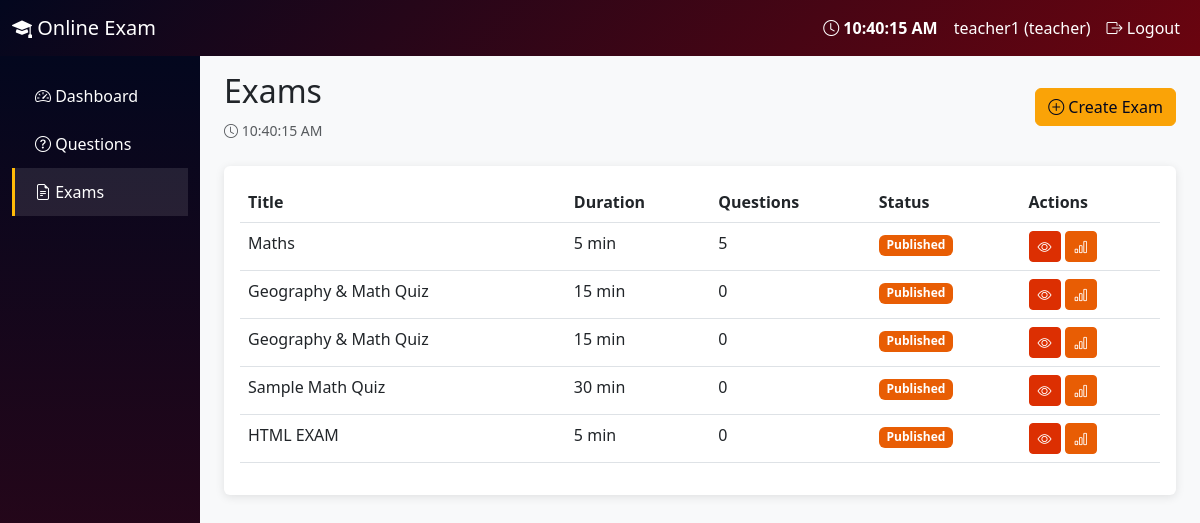
The page /teacher/exams/ (signed in) on the database its author committed.
### myapp/models.py (models this page shows, shortened)
class UserProfile(models.Model):
    ROLE_CHOICES = [
        ('teacher', 'Teacher'),
        ('student', 'Student'),
    ]
    user = models.OneToOneField(User, on_delete=models.CASCADE, related_name='profile')
    role = models.CharField(max_length=10, choices=ROLE_CHOICES, default='student')
    created_at = models.DateTimeField(auto_now_add=True)
    @property
    def is_teacher(self):
        return self.role == 'teacher'

class Exam(models.Model):
    teacher = models.ForeignKey(User, on_delete=models.CASCADE, related_name='exams')
    title = models.CharField(max_length=200)
    description = models.TextField(blank=True)
    duration_minutes = models.PositiveIntegerField(default=60)
    start_time = models.DateTimeField(null=True, blank=True)
    end_time = models.DateTimeField(null=True, blank=True)
    is_published = models.BooleanField(default=False)
    randomize_questions = models.BooleanField(default=True)
    randomize_options = models.BooleanField(default=True)
    created_at = models.DateTimeField(auto_now_add=True)

### myapp/views.py (the view)
# urls.py: path('teacher/exams/', views.teacher_exams, name='teacher_exams'),
@login_required
def teacher_exams(request):
    if not is_teacher(request.user):
        return redirect('student_dashboard')
    exams = Exam.objects.filter(teacher=request.user).order_by('-created_at')
    return render(request, 'myapp/teacher/exams.html', {'exams': exams})

### myapp/views.py (called while the page is built)
def is_teacher(user):
    return hasattr(user, 'profile') and user.profile.is_teacher

### templates/myapp/teacher/exams.html (shortened to what this page needs)
{% extends 'myapp/teacher/base.html' %}
{% block content %}
<div class="d-flex justify-content-between align-items-center mb-4">
    <div>
        <h2>Exams</h2>
        <small class="text-muted"><i class="bi bi-clock"></i> <span id="examsTime">--:--:--</span></small>
    </div>
    <a href="{% url 'teacher_exam_add' %}" class="btn btn-warning"><i class="bi bi-plus-circle"></i> Create Exam</a>
</div>
<div class="card">
    <div class="card-body">
        {% if exams %}
        <table class="table table-hover">
            <thead>
                <tr>
                    <th>Title</th>
                    <th>Duration</th>
                    <th>Questions</th>
                    <th>Status</th>
                    <th>Actions</th>
                </tr>
            </thead>
            <tbody>
                {% for exam in exams %}
                <tr>
                    <td>{{ exam.title }}</td>
                    <td>{{ exam.duration_minutes }} min</td>
                    <td>{{ exam.exam_questions.count }}</td>
                    <td>
                        {% if exam.is_published %}
                        <span class="badge badge-published">Published</span>
                        {% else %}
                        <span class="badge badge-draft">Draft</span>
                        {% endif %}
                    </td>
                    <td>
                        <a href="{% url 'teacher_exam_detail' exam.pk %}" class="btn btn-sm btn-primary"><i class="bi bi-eye"></i></a>
                        {% if exam.is_published %}
                        <a href="{% url 'teacher_exam_results' exam.pk %}" class="btn btn-sm btn-success"><i class="bi bi-bar-chart"></i></a>
                        {% endif %}
                    </td>
                </tr>
                {% endfor %}
            </tbody>
        </table>
        {% else %}
        <p class="text-muted text-center py-4">No exams yet. Create your first exam!</p>
        {% endif %}
    </div>
</div>
{% endblock %}

### templates/base.html (shortened to what this page needs)
<!DOCTYPE html>
<html lang="en">
<head>
    <link href="https://cdn.jsdelivr.net/npm/bootstrap@5.3.0/dist/css/bootstrap.min.css" rel="stylesheet">
    <link href="https://cdn.jsdelivr.net/npm/bootstrap-icons@1.10.0/font/bootstrap-icons.css" rel="stylesheet">
</head>
<body>
    {% block body %}
    <nav class="navbar navbar-expand-lg navbar-dark">
        <div class="container-fluid">
            <a class="navbar-brand" href="{% url 'dashboard_redirect' %}">
                <i class="bi bi-mortarboard-fill"></i> Online Exam
            </a>
            <div class="navbar-nav ms-auto">
                <span class="nav-link" id="currentTime" style="font-weight: bold; color: var(--color-10);">
                    <i class="bi bi-clock"></i> <span id="timeDisplay">--:--:--</span>
                </span>
                {% if user.is_authenticated %}
                <span class="nav-link">{{ user.username }} ({{ user.profile.role }})</span>
                <a class="nav-link" href="{% url 'logout' %}"><i class="bi bi-box-arrow-right"></i> Logout</a>
                {% endif %}
            </div>
        </div>
    </nav>
    <div class="container-fluid">
        <div class="row">
            {% block sidebar %}{% endblock %}
            <main class="col-md-9 col-lg-10 px-4 py-3">
                {% block content %}{% endblock %}
            </main>
        </div>
    </div>
    {% endblock %}
</body>
</html>

### templates/base.html (style rules this page uses)
:root { --color-1: #03071e; --color-2: #370617; --color-3: #6a040f; --color-4: #9d0208; --color-5: #d00000; --color-6: #dc2f02; --color-7: #e85d04; --color-8: #f48c06; --color-9: #faa307; --color-10: #ffba08; }
body { background-color: #f8f9fa; font-family: 'Segoe UI', sans-serif; }
.navbar { background: linear-gradient(135deg, var(--color-1), var(--color-3)) !important; }
.navbar-brand, .nav-link { color: #fff !important; }
.btn-primary { background: var(--color-6); border-color: var(--color-6); }
.btn-warning { background: var(--color-9); border-color: var(--color-9); color: var(--color-1); }
.btn-success { background: var(--color-7); border-color: var(--color-7); }
.card { border: none; box-shadow: 0 2px 10px rgba(0,0,0,0.1); }
.table thead { background: var(--color-1); color: #fff; }
.badge-published { background: var(--color-7); }
a { color: var(--color-6); }

### rows shown on the page
Exam: title "Maths", duration_minutes "5", exam_questions.count "5", is_published "Published"
Exam: title "Geography & Math Quiz", duration_minutes "15", exam_questions.count "0", is_published "Published"
Exam: title "Geography & Math Quiz", duration_minutes "15", exam_questions.count "0", is_published "Published"
Exam: title "Sample Math Quiz", duration_minutes "30", exam_questions.count "0", is_published "Published"
Exam: title "HTML EXAM", duration_minutes "5", exam_questions.count "0", is_published "Published"

### other values the page prints
{{ user.username }} "teacher1"
{{ user.profile.role }} "teacher"
